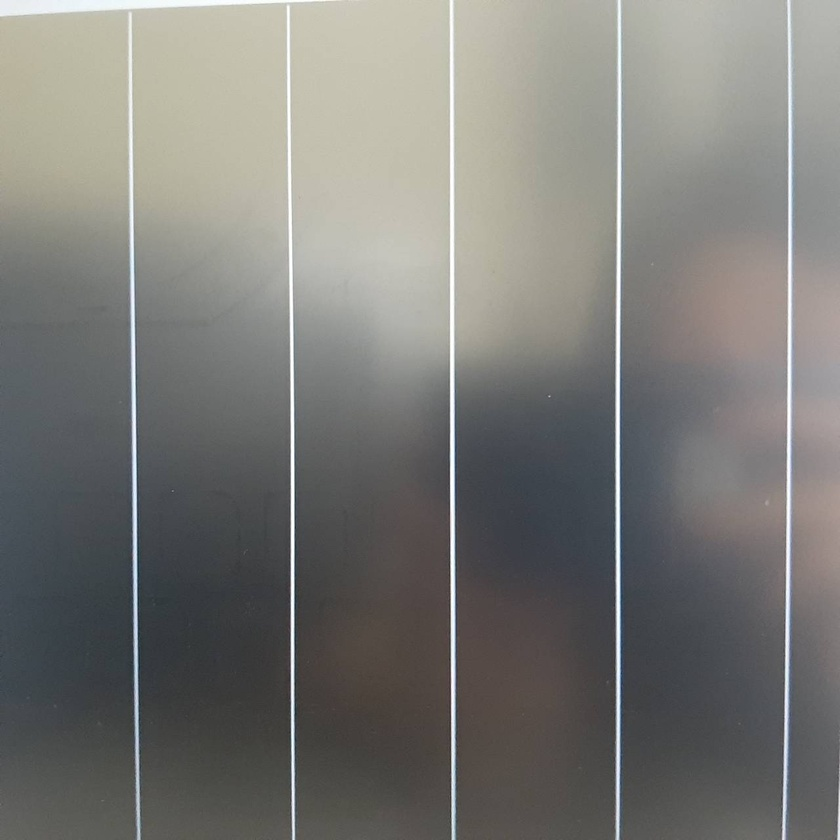
#> input picture photo_vertical48.jpg, 840 x 840 px, shrunk from 1280 x 1280 before the run
$ python fourier.py
#> lines starting #> are read from the running program, lines starting #| are printed output that depends on the picture
import cv2
import numpy as np
import matplotlib.pyplot as plt

image = cv2.imread('photo_vertical48.jpg', 0)
#> image: shape (840, 840); min 31, max 255, mean 121.5

f = np.fft.fft2(image)
fshift = np.fft.fftshift(f)
magnitude_spectrum = 20 * np.log(np.abs(fshift))
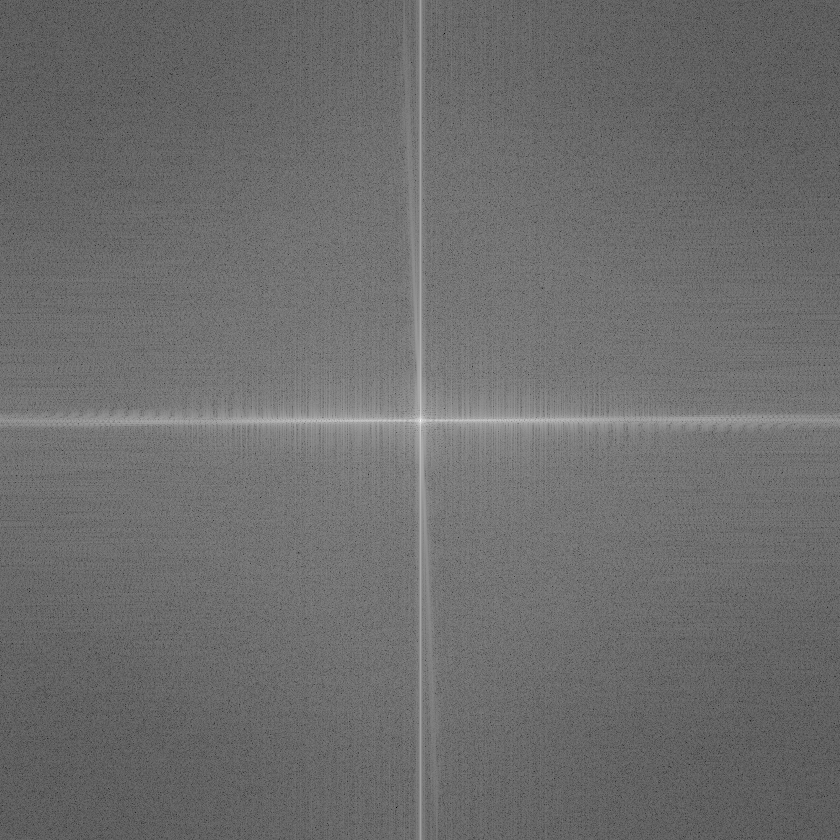
#> magnitude_spectrum: shape (840, 840) float64; min -39.44, max 365.3, mean 134; drawn with min black and max white

plt.subplot(1, 2, 1)
plt.title('Input Image')
plt.imshow(image, cmap='gray')
plt.subplot(1, 2, 2)
plt.title('Magnitude Spectrum')
plt.imshow(magnitude_spectrum, cmap='gray')
plt.show()
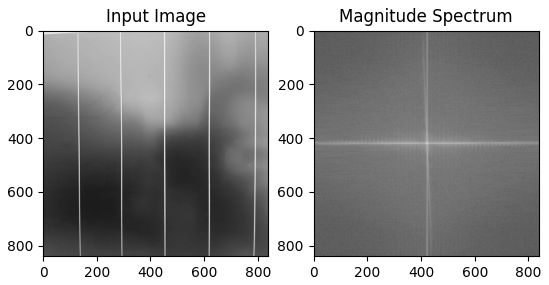
#> figure drawn by matplotlib, 2 panels

$ run again, with photo_vertical16.jpg copied over photo_vertical48.jpg
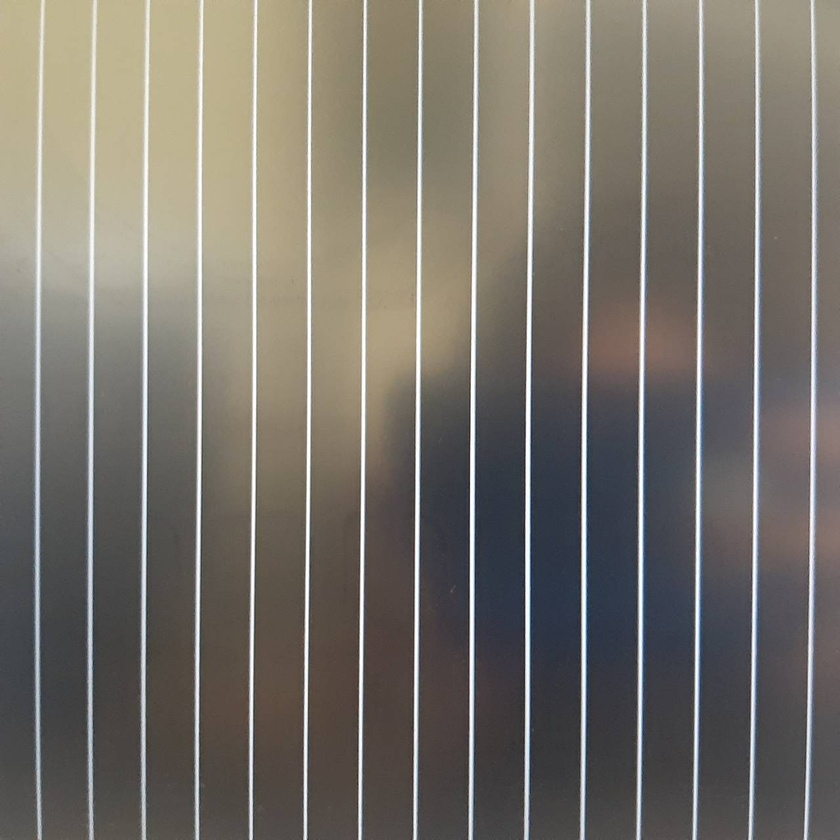
#> input picture photo_vertical16.jpg, 840 x 840 px, shrunk from 1280 x 1280 before the run
#> `magnitude_spectrum = 20 * np.log(np.abs(fshift))`:
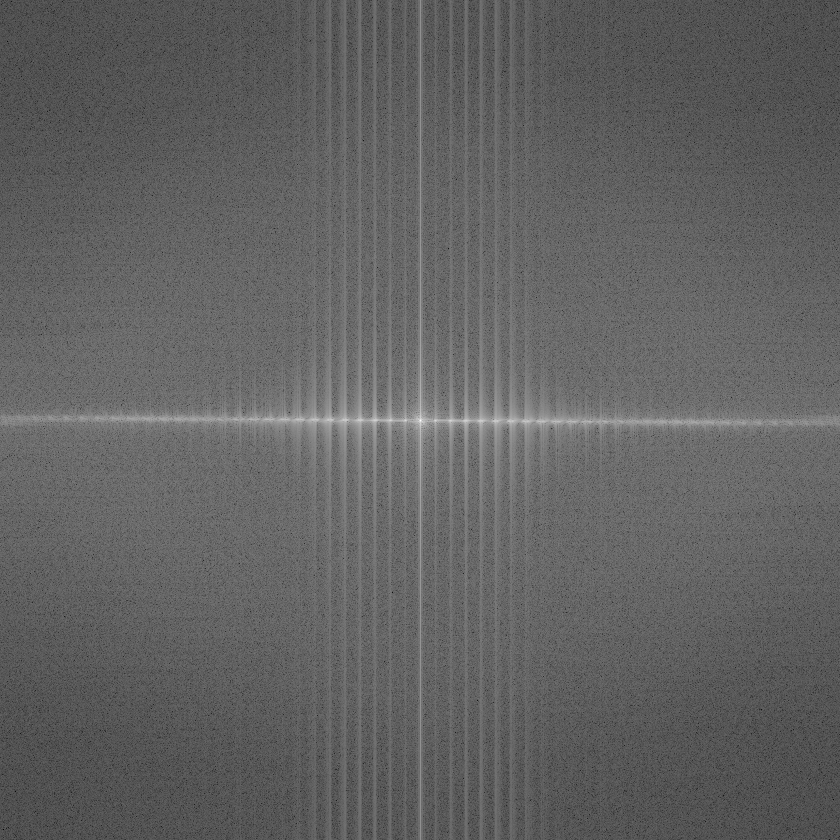
#> magnitude_spectrum: shape (840, 840) float64; min 0.0471, max 364.3, mean 140.6; drawn with min black and max white
#> `plt.show()`:
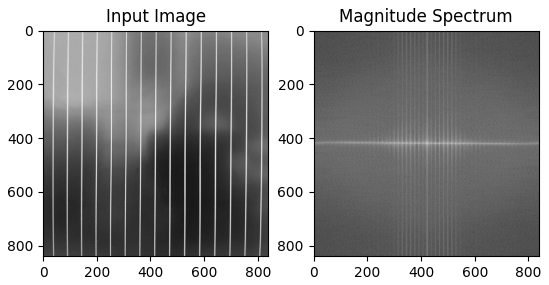
#> figure drawn by matplotlib, 2 panels

$ run again, with photo_vertical32.jpg copied over photo_vertical48.jpg
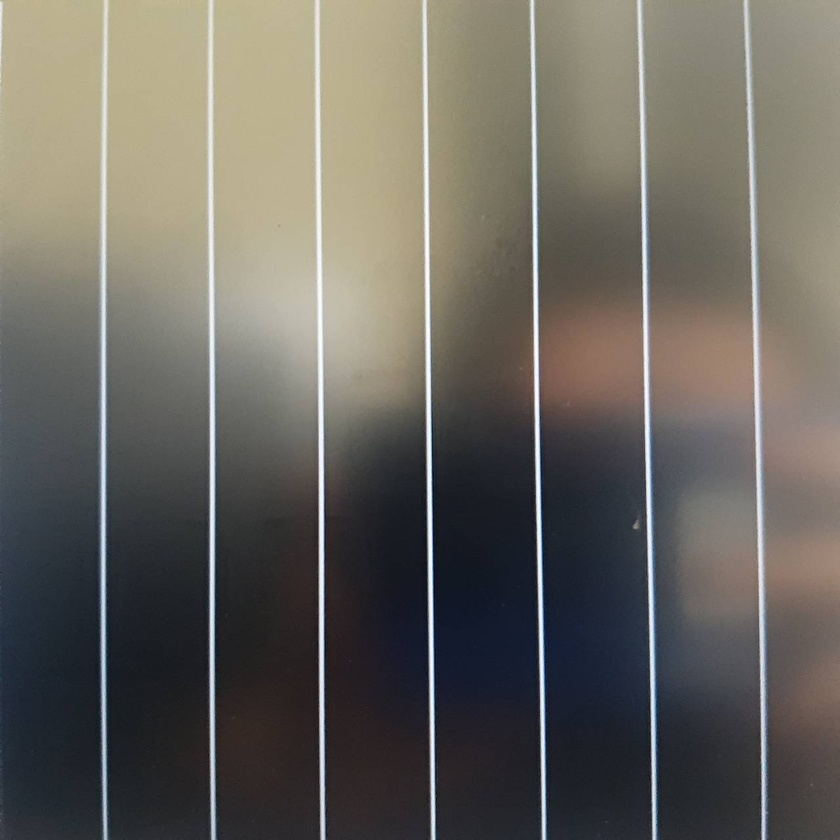
#> input picture photo_vertical32.jpg, 840 x 840 px, shrunk from 1280 x 1280 before the run
#> `magnitude_spectrum = 20 * np.log(np.abs(fshift))`:
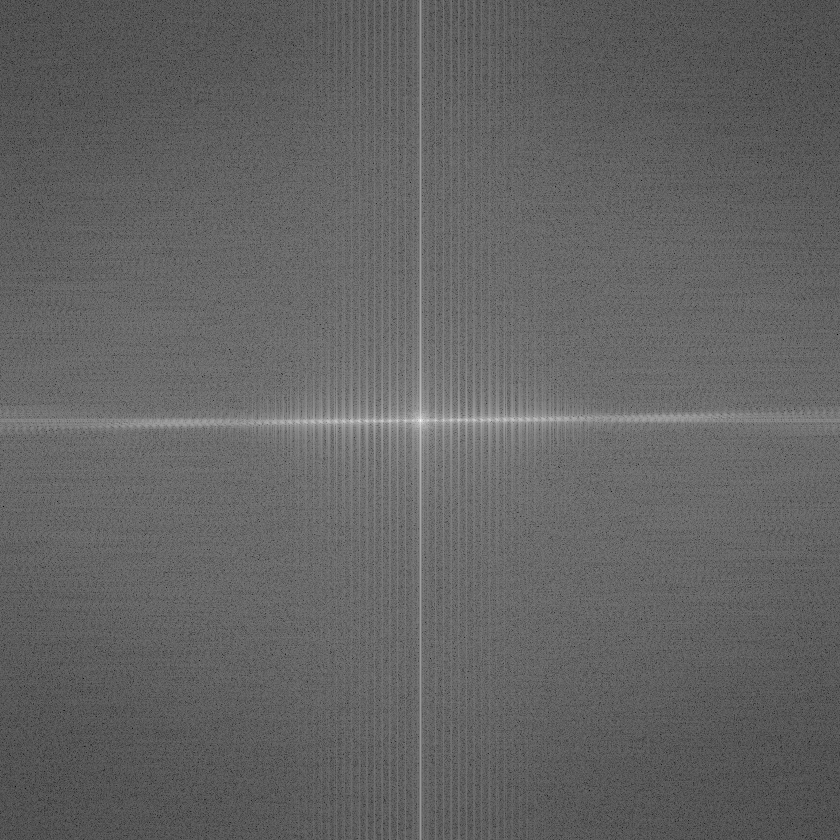
#> magnitude_spectrum: shape (840, 840) float64; min -5.44, max 361.8, mean 138.5; drawn with min black and max white
#> `plt.show()`:
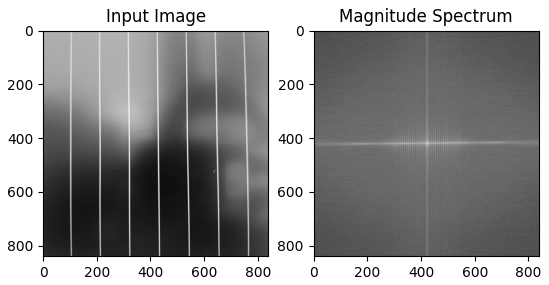
#> figure drawn by matplotlib, 2 panels

$ run again, with photo_checkerboard.jpg copied over photo_vertical48.jpg
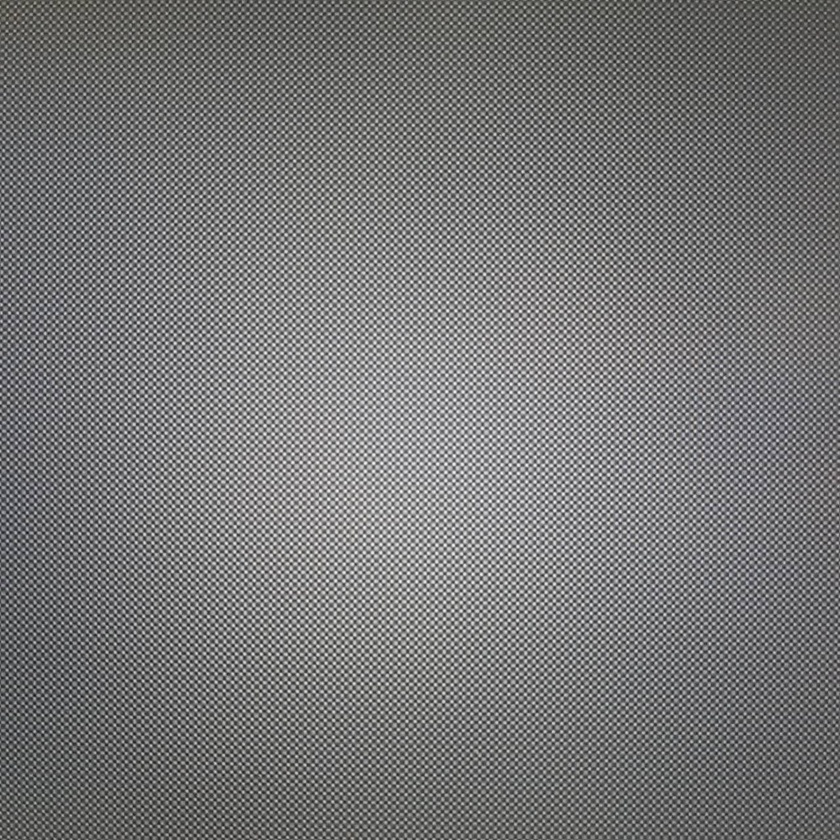
#> input picture photo_checkerboard.jpg, 840 x 840 px, shrunk from 1280 x 1280 before the run
#> `magnitude_spectrum = 20 * np.log(np.abs(fshift))`:
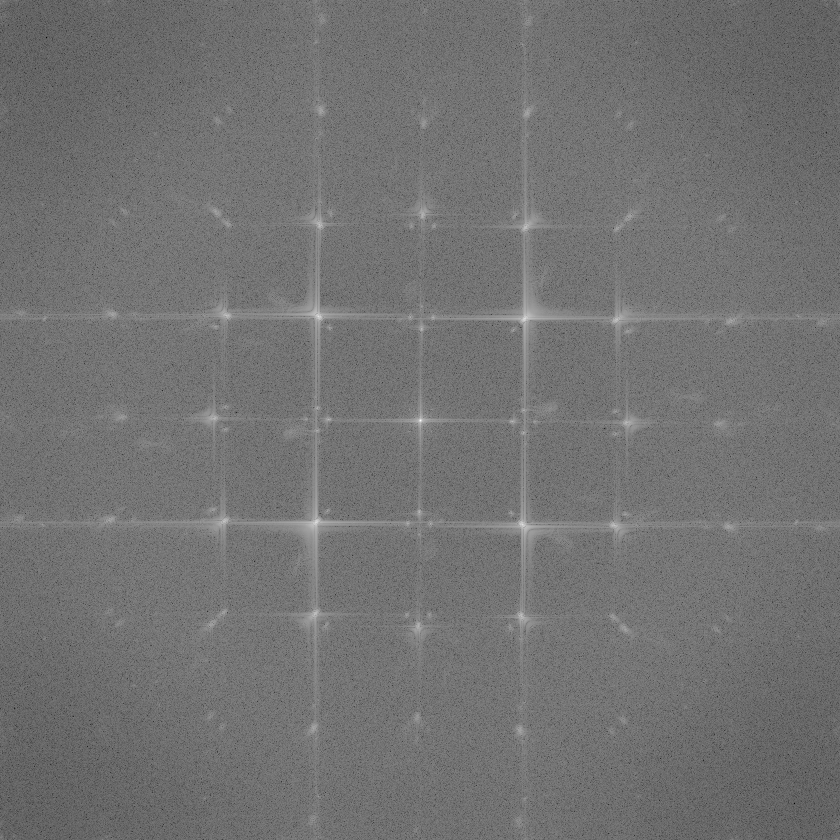
#> magnitude_spectrum: shape (840, 840) float64; min -15.11, max 364.8, mean 155.3; drawn with min black and max white
#> `plt.show()`:
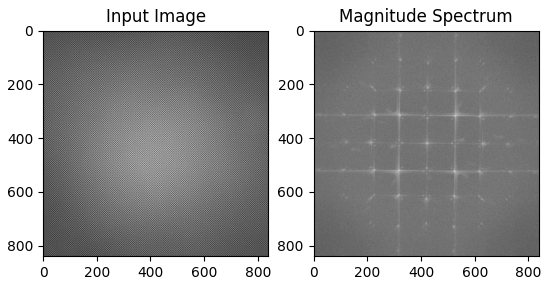
#> figure drawn by matplotlib, 2 panels
